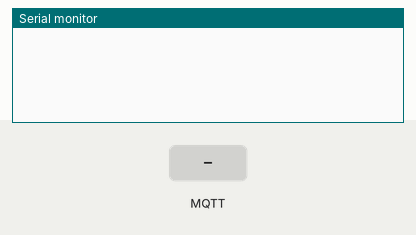
Recording of a sketch running on a simulated Arduino Uno, built for the host (arithmetic inside an expression is 32-bit, double 64-bit). Parts: the last lines printed to the serial monitor. The inputs (shaded band) are chosen by the test bench. No MQTT or app messages arrive unless stated.

Above: at 2.3 s.
2.4 s: MQTT message "1" arrives on the first subscribed topic
At 3.6 s:
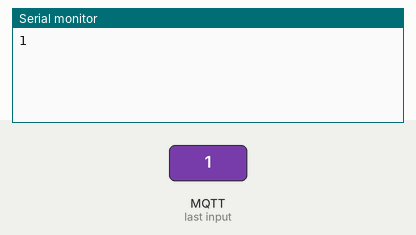
3.9 s: MQTT message "on" arrives on the first subscribed topic
At 4.9 s:
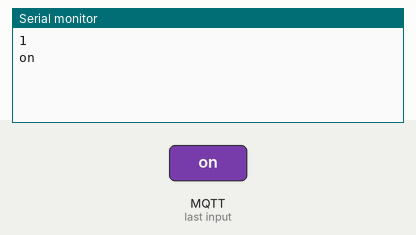
5.4 s: MQTT message "off" arrives on the first subscribed topic
At 6.0 s:
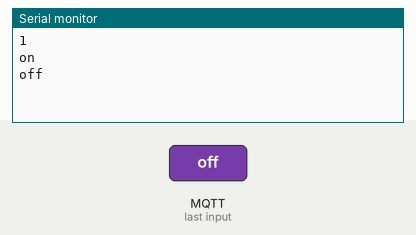

The sketch:

mqtt_esp8266.ino
```cpp
#include "EspMQTTClient.h"

EspMQTTClient client(
  "ICHIRO UNIFI 2.4G",
  "icH12o2021",
  "103.56.148.12",  // MQTT Broker server ip
  "nathan",   // Can be omitted if not needed
  "icH12o",   // Can be omitted if not needed
  "TestClient",      // Client name that uniquely identify your device
  1883
);

void setup() {}

void onConnectionEstablished() {

  client.subscribe("mytopic/test", [] (const String &payload)  {
    Serial.println(payload);
  });

  client.publish("mytopic/test", "This is a message");
}

void loop() {
  client.loop();
}
```

Measured:
- after the input at 2.4 s, the serial monitor: prints a new line at once (image 1)
- after the input at 3.9 s, the serial monitor: prints a new line at once (image 2)
- after the input at 5.4 s, the serial monitor: prints a new line at once (image 3)
